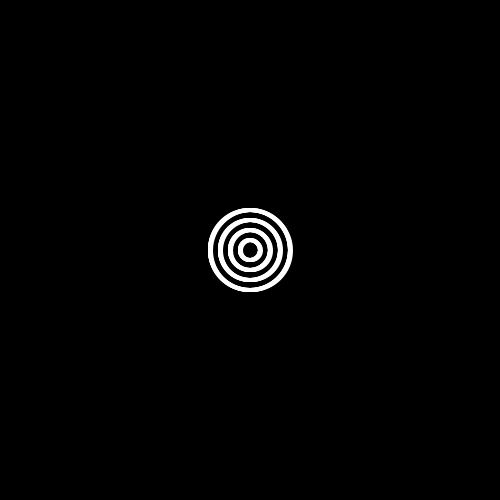
Frame 1 (no input)
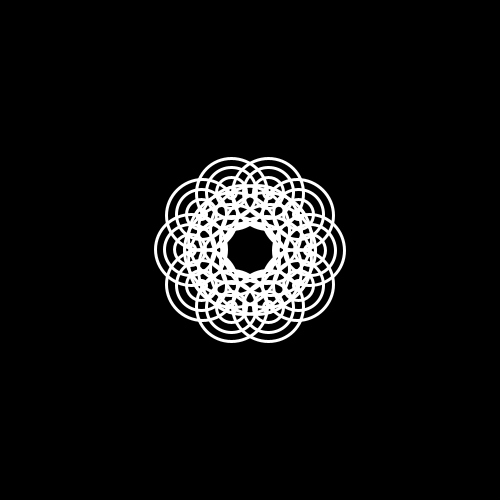
Frame 60 (the mouse pressed at the canvas centre just before this capture)
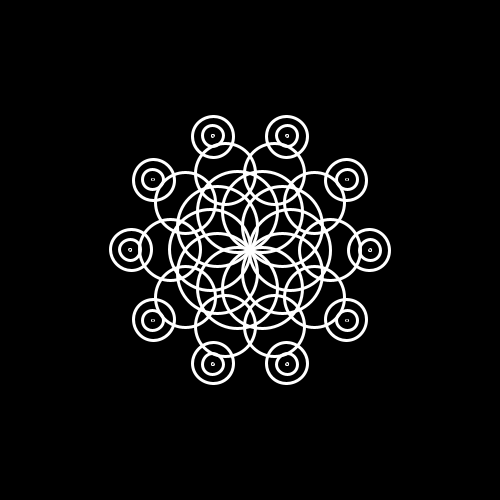
Frame 120 (the mouse held since frame 60 and released just before this capture)

The Processing sketch that drew these frames (run headless with seeded random() and noise(); from frame 60 on, the mouse is pressed at the canvas centre):

// Processing sketch: bubbles
// ── bubbles.pde
int LAYER = 5;
int N = 10;
C c[][] = new C[LAYER][N];
void setup(){
  size(500,500);
  stroke(255);
  strokeWeight(3);
  noFill();
  for(int j=0;j<LAYER;j++){
    for(int i=0;i<N;i++){
      float rad = TAU / N * i;
      float r = 100 / LAYER * j;
      c[j][i] = new C(new PVector(cos(rad), sin(rad)), r);
    }
  }
}

void draw(){
  background(0);
  translate(width/2, height/2);
  for(int j=0;j<LAYER;j++){
    for(int i=0;i<N;i++){
      c[j][i].move();
    }
  }
}

class C{
  PVector dir, pos;
  float r;
  
  C(PVector dir_, float r_){
    pos = new PVector(0,0);
    dir = dir_;
    r = r_;
  }
  
  void init(){
    pos = new PVector(0,0);
    r = 100;
  }
  
  void move(){
    pos.add(dir);
    circle(pos.x, pos.y, r);
    r = max(0, r-0.5);
    if(r == 0) init();
  }
  
}
